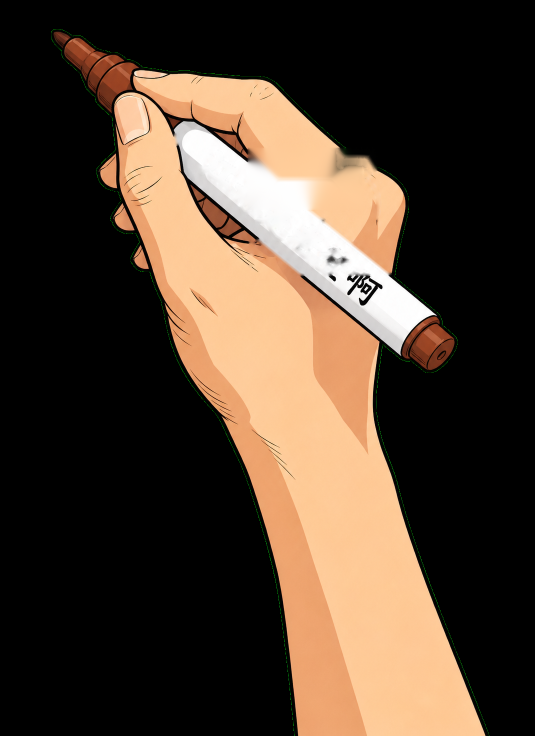
#> input picture assets/drawing-hand.png, 1069 x 1472 px (shown at 1/2 size)
$ python -i filter_sketch.py   (imports and definitions only)
#> lines starting #> are read from the running program, lines starting #| are printed output that depends on the picture; after the words box and inside, x2 and y2 are one past the last pixel; in counts of white or black regions, pixels touching at a corner belong together
from __future__ import annotations

import io
from pathlib import Path
from typing import Optional, Tuple, Union

import cv2
import numpy as np


def hex_to_bgr(hex_color: str) -> np.ndarray:
    """Chuyển mã màu hex sang mảng NumPy BGR uint8."""
    digits = hex_color.lstrip("#")
    if len(digits) != 6:
        return np.array([215, 235, 245], dtype=np.uint8)  # #F5EBD7
    r = int(digits[0:2], 16)
    g = int(digits[2:4], 16)
    b = int(digits[4:6], 16)
    return np.array([b, g, r], dtype=np.uint8)


class SketchFilter:
    """
    Bộ lọc chuyển đổi hình ảnh thực tế / logo / sơ đồ sang tranh vẽ tay 2D (Comic Sketch Filter):
    - Khử hoàn toàn chất liệu 3D, CGI và ánh sáng nhân tạo.
    - Chuyển thành nét mực đen contour (#1A1A1A) và bóng bút chì graphite.
    - Hòa quyện nền giấy kem ấm cổ điển #F5EBD7 (BGR 215, 235, 245).
    - Hỗ trợ cả 2 phong cách: Đơn sắc mực đen (pure_ink) hoặc Truyện tranh màu nước cổ điển (watercolor_comic).
    """

    def __init__(self, canvas_hex: str = "#F5EBD7"):
        self.canvas_hex = canvas_hex
        self.canvas_bgr = hex_to_bgr(canvas_hex)

    def fit_and_pad_to_canvas(
        self,
        img: np.ndarray,
        target_size: Tuple[int, int] = (1920, 1080),
        has_alpha: bool = False,
    ) -> np.ndarray:
        """
        Căn giữa và đệm viền (letterbox/pillarbox) hình ảnh vào tỷ lệ mục tiêu
        với màu nền giấy kem ấm #F5EBD7, không làm biến dạng tỷ lệ gốc.
        """
        tw, th = target_size
        h, w = img.shape[:2]

        # Tính toán tỷ lệ co giãn giữ nguyên aspect ratio
        scale = min(tw / float(w), th / float(h))
        nw = max(1, int(round(w * scale)))
        nh = max(1, int(round(h * scale)))

        resized = cv2.resize(img, (nw, nh), interpolation=cv2.INTER_LANCZOS4 if scale > 1.0 else cv2.INTER_AREA)

        # Tạo canvas nền giấy kem ấm
        if has_alpha and img.shape[2] == 4:
            # Tách alpha channel và hòa sắc trước
            rgb = resized[:, :, :3].astype(np.float32)
            alpha = (resized[:, :, 3].astype(np.float32) / 255.0)[:, :, np.newaxis]
            bg_tile = np.full_like(rgb, self.canvas_bgr, dtype=np.float32)
            blended = (rgb * alpha + bg_tile * (1.0 - alpha)).astype(np.uint8)
            resized = blended

        canvas = np.full((th, tw, 3), self.canvas_bgr, dtype=np.uint8)
        off_x = (tw - nw) // 2
        off_y = (th - nh) // 2

        canvas[off_y : off_y + nh, off_x : off_x + nw] = resized[:, :, :3]
        return canvas

    # [52 lines left out: function convert_to_pure_ink, not called in this run]

    def convert_to_watercolor_comic(
        self,
        img_bgr: np.ndarray,
        contrast: float = 1.15,
        line_strength: float = 1.4,
    ) -> np.ndarray:
        """
        Chuyển ảnh thành phong cách truyện tranh 2D màu nước cổ điển (Vintage Watercolor Comic):
        - Giữ các dải màu dạng flat cel-shade/màu nước mờ (matte wash).
        - Phủ nét mực đen contour dứt khoát lên trên ranh giới đối tượng.
        - Hòa trộn màu giấy kem ấm #F5EBD7.
        """
        # 1. Làm mượt phân vùng phẳng bằng bilateral nhiều lần (Watercolor posterization)
        color_smooth = img_bgr.copy()
        for _ in range(2):
            color_smooth = cv2.bilateralFilter(color_smooth, d=9, sigmaColor=50, sigmaSpace=50)

        # 2. Tạo viền mực đen
        gray = cv2.cvtColor(img_bgr, cv2.COLOR_BGR2GRAY)
        gray_smooth = cv2.medianBlur(gray, 5)
        edges = cv2.adaptiveThreshold(
            gray_smooth,
            maxValue=255,
            adaptiveMethod=cv2.ADAPTIVE_THRESH_GAUSSIAN_C,
            thresholdType=cv2.THRESH_BINARY,
            blockSize=9,
            C=4,
        )

        # Làm nét viền mực đanh chắc hơn nếu line_strength > 1
        if line_strength > 1.0:
            kernel = cv2.getStructuringElement(cv2.MORPH_RECT, (2, 2))
            edges = cv2.erode(edges, kernel, iterations=1)

        edge_mask = (edges.astype(np.float32) / 255.0)[:, :, np.newaxis]

        # 3. Hòa trộn màu với chất nền kem ấm (Multiply blend với #F5EBD7)
        paper_norm = self.canvas_bgr.astype(np.float32) / 255.0
        color_norm = color_smooth.astype(np.float32) / 255.0
        tinted_color = color_norm * (0.65 * paper_norm + 0.35) * 255.0

        # 4. Phủ nét mực đen lên trên
        ink_bgr = np.array([26, 26, 26], dtype=np.float32)
        final_bgr = edge_mask * tinted_color + (1.0 - edge_mask) * ink_bgr

        if contrast != 1.0:
            final_norm = final_bgr / 255.0
            final_norm = np.clip((final_norm - 0.5) * contrast + 0.5, 0.0, 1.0)
            final_bgr = final_norm * 255.0

        return np.clip(final_bgr, 0, 255).astype(np.uint8)

    # [69 lines left out: functions extract_lineart_layer, extract_color_layer, extract_dual_layers, not called in this run]

    def process_image(
        self,
        image_input: Union[str, Path, bytes, np.ndarray],
        style: str = "watercolor_comic",  # "watercolor_comic" | "pure_ink" | "lineart" | "color"
        target_size: Tuple[int, int] = (1920, 1080),
        contrast: float = 1.2,
        line_strength: float = 1.3,
    ) -> np.ndarray:
        """
        Hàm chính nhận vào file ảnh / bytes / mảng NumPy,
        chuẩn hóa tỷ lệ canvas và áp dụng bộ lọc nghệ thuật vẽ tay.
        """
#> called with image_input = '../../assets/drawing-hand.png', style = 'watercolor_comic', target_size = (1920, 1080), contrast = 1.2, line_strength = 1.3
        # Đọc ảnh từ các nguồn định dạng khác nhau
        if isinstance(image_input, (str, Path)):
            raw = cv2.imread(str(image_input), cv2.IMREAD_UNCHANGED)
#> raw is the input picture: shape (1472, 1069, 4); mean B, G, R, A 47.9, 62.2, 78.7, 89.4
        elif isinstance(image_input, bytes):
            nparr = np.frombuffer(image_input, np.uint8)
            raw = cv2.imdecode(nparr, cv2.IMREAD_UNCHANGED)
        elif isinstance(image_input, np.ndarray):
            raw = image_input
        else:
            raise ValueError(f"Không hỗ trợ kiểu đầu vào: {type(image_input)}")

        if raw is None:
            raise ValueError("Không thể nạp hoặc giải mã hình ảnh cung cấp.")

        has_alpha = len(raw.shape) == 3 and raw.shape[2] == 4
#> has_alpha = True

        # Căn chỉnh kích thước và đệm viền canvas nền kem
        padded = self.fit_and_pad_to_canvas(raw, target_size=target_size, has_alpha=has_alpha)
#> in fit_and_pad_to_canvas, `alpha = (resized[:, :, 3].astype(np.float32) / 255.0)[:, :, np.newaxis]`:
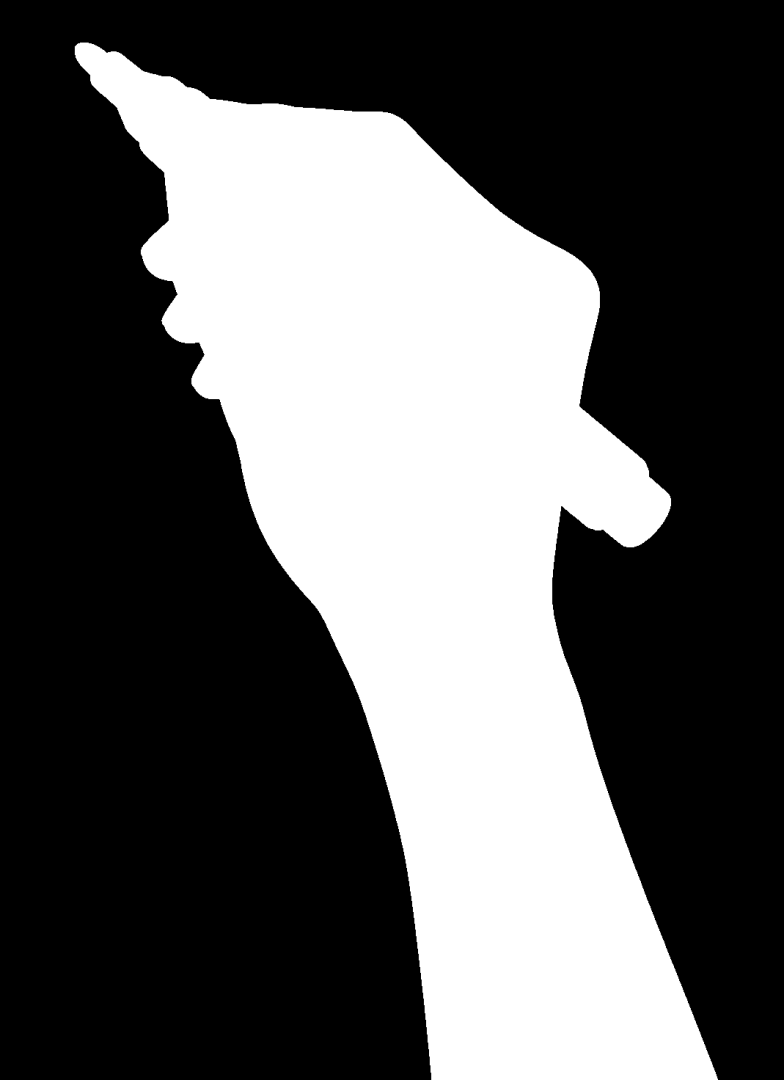
#> alpha: shape (1080, 784, 1) float32; min 0, max 1, mean 0.351
#> in fit_and_pad_to_canvas, `blended = (rgb * alpha + bg_tile * (1.0 - alpha)).astype(np.uint8)`:
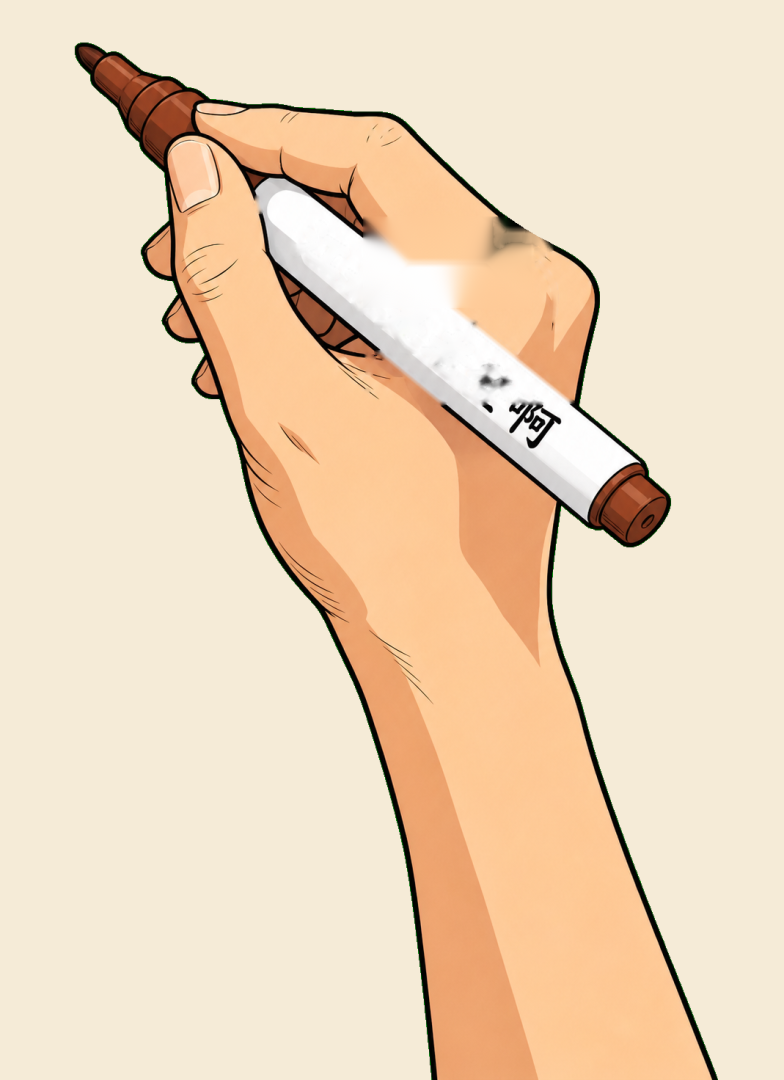
#> blended: shape (1080, 784, 3); mean B, G, R 187.5, 214.8, 237.8
#> in fit_and_pad_to_canvas, `canvas[off_y : off_y + nh, off_x : off_x + nw] = resized[:, :, :3]`:
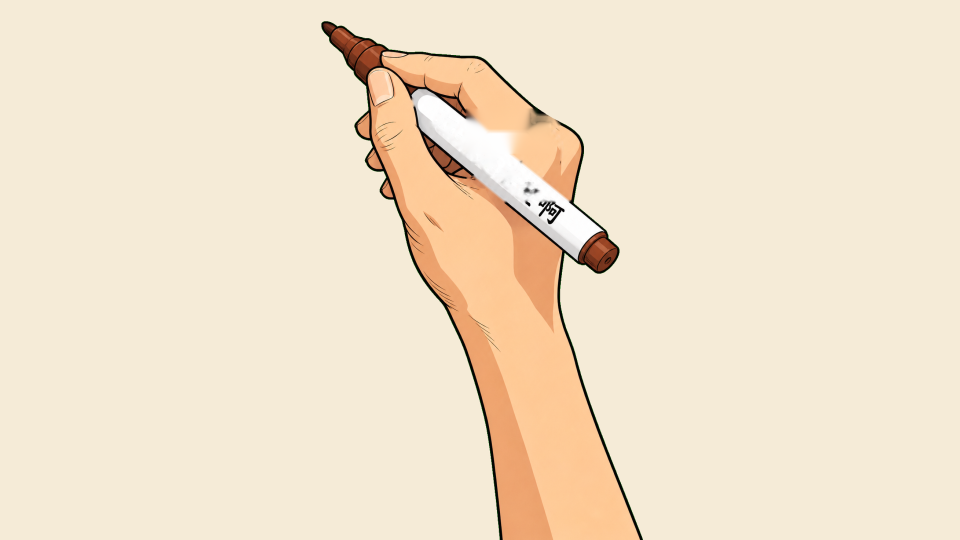
#> canvas: shape (1080, 1920, 3) (shown at 1/2 size); mean B, G, R 203.8, 226.7, 242

        # Áp dụng bộ lọc tùy biến theo style
        if style == "pure_ink":
            return self.convert_to_pure_ink(padded, contrast=contrast, line_strength=line_strength)
        elif style == "lineart":
            return self.extract_lineart_layer(padded, contrast=contrast, line_strength=line_strength)
        elif style == "color":
            return self.extract_color_layer(padded)
        elif style == "dual_layer":
            return self.extract_dual_layers(padded, contrast=contrast, line_strength=line_strength)
        else:
            return self.convert_to_watercolor_comic(padded, contrast=contrast, line_strength=line_strength)
#> in convert_to_watercolor_comic, `gray = cv2.cvtColor(img_bgr, cv2.COLOR_BGR2GRAY)`:
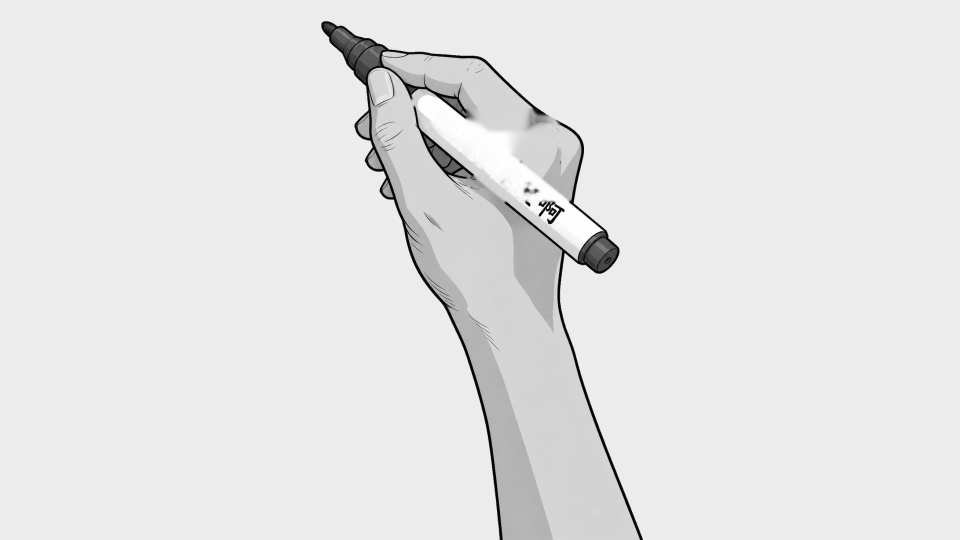
#> gray: shape (1080, 1920) (shown at 1/2 size); min 0, max 255, mean 228.9
#> in convert_to_watercolor_comic, `edges = cv2.adaptiveThreshold( gray_smooth, maxValue=255, adaptiveMeth..`:
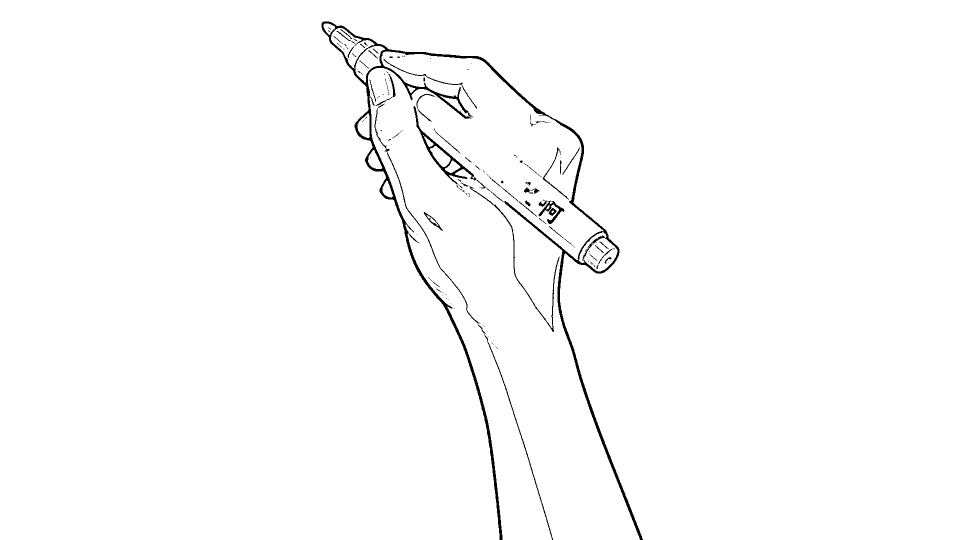
#> edges: shape (1080, 1920) (shown at 1/2 size); 98.6% white; 153 black regions (105 under 20 px), largest, box (x1, y1, x2, y2) and area: (643, 43, 1286, 1080) 18738, (827, 212, 953, 369) 1865, (939, 373, 1119, 664) 1083
#> in convert_to_watercolor_comic, `edges = cv2.erode(edges, kernel, iterations=1)`:
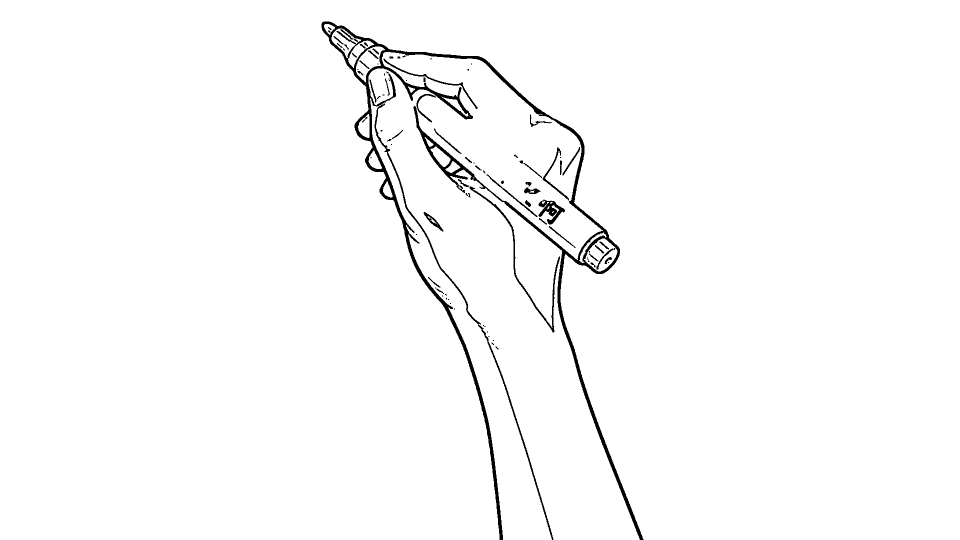
#> edges: shape (1080, 1920) (shown at 1/2 size); 98.1% white; 95 black regions (41 under 20 px), largest, box (x1, y1, x2, y2) and area: (643, 43, 1287, 1080) 28773, (939, 373, 1120, 665) 1723, (956, 649, 1107, 1080) 1492
#> in convert_to_watercolor_comic, `final_bgr = edge_mask * tinted_color + (1.0 - edge_mask) * ink_bgr`:
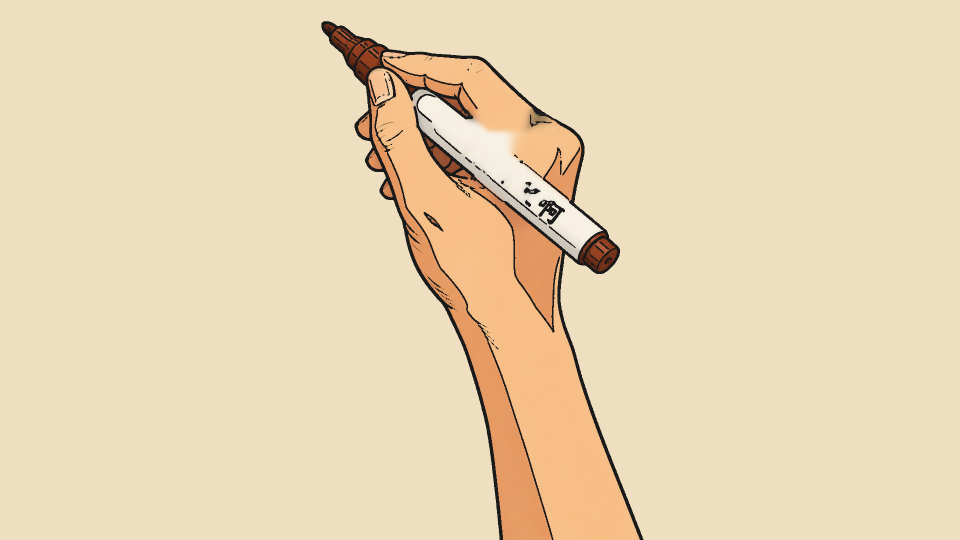
#> final_bgr: shape (1080, 1920, 3) float32 (shown at 1/2 size); mean of channels 0, 1, 2 181.4, 215.2, 229.3; drawn as B, G, R

>>> result = SketchFilter().process_image('../../assets/drawing-hand.png')
